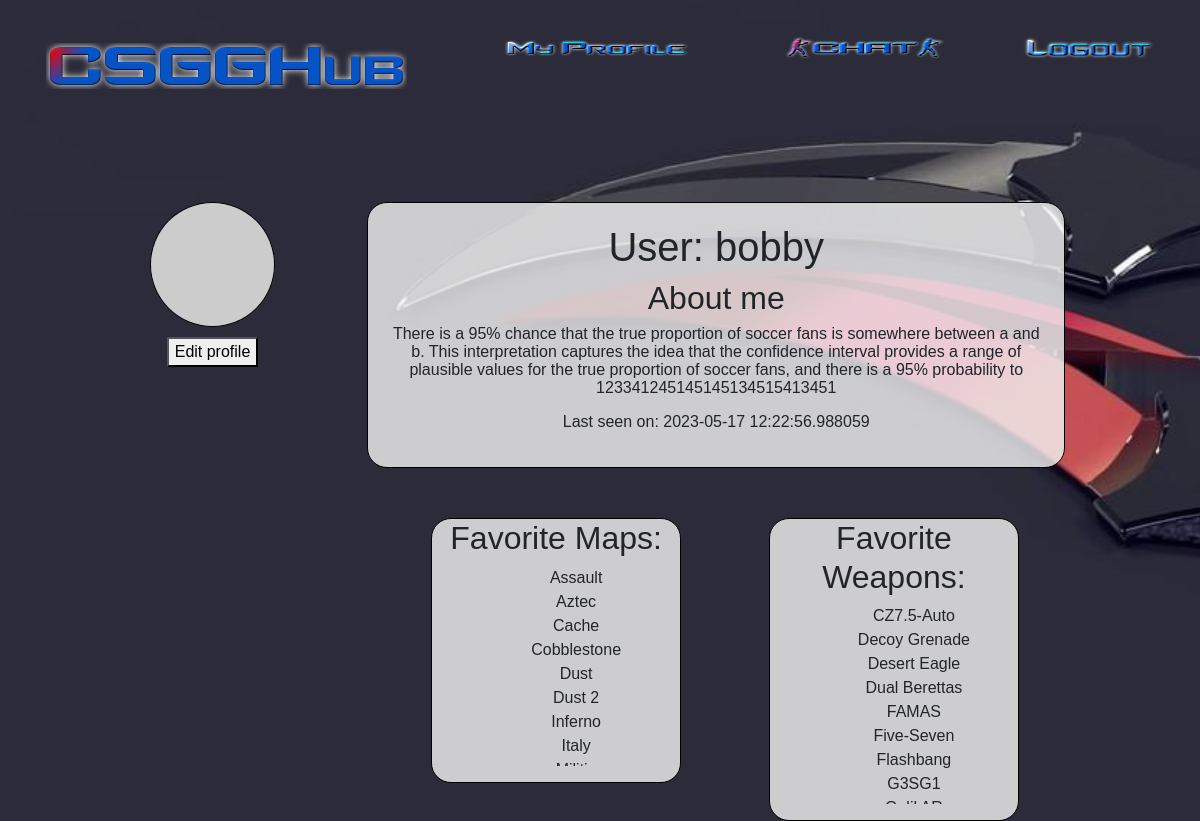
The page /profile/bobby (signed in) on the database as committed earlier.
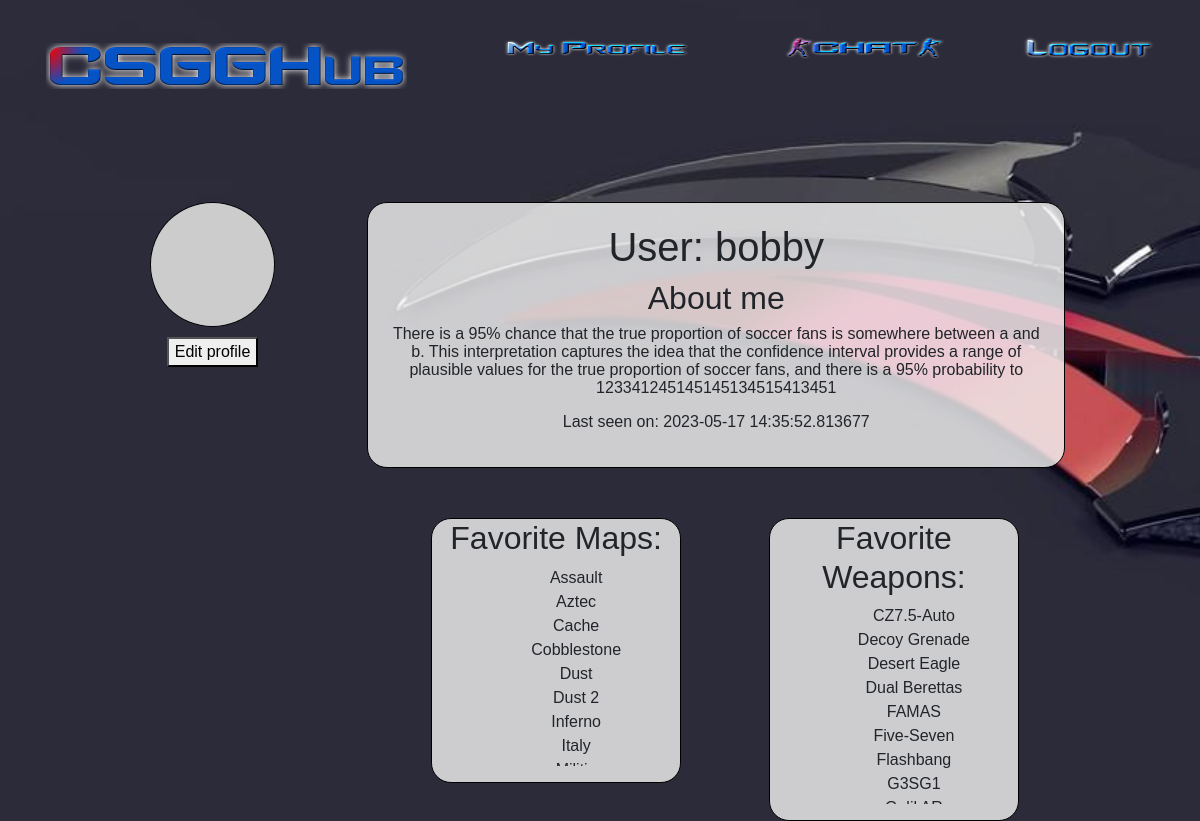
The same page on the database as committed later.
### app/models.py (models this page shows, shortened)
class User(UserMixin, db.Model):
    id = db.Column(db.Integer, primary_key=True)
    username = db.Column(db.String(64), index=True, unique=True)
    email = db.Column(db.String(120), index=True, unique=True)
    password_hash = db.Column(db.String(128))
    rank_id = db.Column(db.Integer, db.ForeignKey('rank.id'))
    private = db.Column(db.Boolean, default=False)
    chat = db.relationship('Chat', backref='author', lazy='dynamic')
    created_rooms = db.relationship('ChatRoom', backref='creator', lazy='dynamic')
    fav_weapons = db.relationship('FavWeapon', backref='user', lazy='dynamic')
    fav_maps = db.relationship('FavMap', backref='user', lazy='dynamic')
    about_me = db.Column(db.String(300))
    last_seen = db.Column(db.DateTime, default=datetime.utcnow)
    def avatar(self, size):
        digest = md5(self.email.lower().encode('utf-8')).hexdigest()
        return 'https://www.gravatar.com/avatar/{}?d=identicon&s={}'.format(
            digest, size)

class FavMap(db.Model):
    id = db.Column(db.Integer, primary_key=True)
    user_id = db.Column(db.Integer, db.ForeignKey('user.id'))
    map_id = db.Column(db.Integer, db.ForeignKey('map.id'))

class Map(db.Model):
    id = db.Column(db.Integer, primary_key=True)
    map_name = db.Column(db.String(64), unique=True)
    map_about = db.Column(db.String(500))
    users = db.relationship('FavMap', backref='map', lazy='dynamic')

class FavWeapon(db.Model):
    id = db.Column(db.Integer, primary_key=True)
    user_id = db.Column(db.Integer, db.ForeignKey('user.id'))
    weapon_id = db.Column(db.Integer, db.ForeignKey('weapon.id'))

class Weapon(db.Model):
    id = db.Column(db.Integer, primary_key=True)
    weapon_name = db.Column(db.String(64), unique=True)
    category = db.Column(db.String(64))
    description = db.Column(db.String(500))
    users = db.relationship('FavWeapon', backref='weapon', lazy='dynamic')

### app/routes.py (the view)
@app.route('/profile/<username>')
@login_required
def profile(username):
    user=User.query.filter_by(username=current_user.username).first_or_404()
    if (current_user.username !=username):
        anotherUser=User.query.filter_by(username=username).first_or_404()
        if anotherUser.private:
            flash(f"User '{username}' has set their profile to private. You have been redirected to your profile")
        else:
            return render_template("profile.html", title='My Profile', user=anotherUser)
    return render_template("profile.html", title='My Profile', user=user)

### app/models.py (called while the page is built)
@login.user_loader
def load_user(id):
    return User.query.get(int(id))

### app/routes.py (called while the page is built)
@app.before_request
def before_request():
    if current_user.is_authenticated:
        current_user.last_seen = datetime.utcnow()
        db.session.commit()

### app/templates/profile.html (shortened to what this page needs)
{% extends "base.html" %}
{% block content %}
    <div class="profileBox col-11">
        <div class="row">
            <div class="col-2">
                <img class= "profileImage" src="{{ user.avatar(128) }}" alt="profileImage">
                {% if current_user == user %}
                <p style="text-align: center;"><a href="{{ url_for('edit_profile') }}"><button>Edit profile</button></a></p>
                {% endif %}
            </div>
            <div class="profileInfo offset-1 col-9">
                <h1>User:  {{user.username }}</h1>
                <h2>About me</h2>
                {% if user.about_me %}
                    <p>{{ user.about_me }}</p>
                {% endif %}
                {% if user.last_seen %}
                    <p>Last seen on: {{ user.last_seen }}</p>
                {% endif %}
            </div>
        </div>
    </div>
    <div class="playerFavs col-10">
        <div class="gunsAndMaps offset-3 col-3">
            <h2>Favorite Maps:</h2>
            <div class="test">
            {% if user.fav_maps %}
                <ul >
                    {% for fav_map in user.fav_maps %}
                        <li>{{ fav_map.map.map_name }}</li>
                    {% endfor %}
                </ul>
            {% endif %}
            </div>
        </div>
        <div class="gunsAndMaps offset-1 col-3">
            <h2>Favorite Weapons:</h2>
            <div class="test">
                {% if user.fav_weapons %}
                <ul >
                    {% for fav_weapon in user.fav_weapons %}
                        <li>{{ fav_weapon.weapon.weapon_name }}</li>
                    {% endfor %}
                </ul>
                {% endif %}
            </div>
        </div>
    </div>
{% endblock %}

### app/templates/base.html (shortened to what this page needs)
<!DOCTYPE html>
<html lang="en">
<head>
    <link rel="stylesheet" href="https://cdn.jsdelivr.net/npm/bootstrap@4.3.1/dist/css/bootstrap.min.css">
    <link rel="stylesheet" href="../static/style.css">
</head>
<body>
    <div>
        <header>
            <nav class="navbar navbar-expand-sm  navigation ">
                {% if current_user.is_anonymous %}
                <a class="navbar-brand" href="{{ url_for('homePage') }}"><img class="logo" src="../static/LogoNav.png" alt="CSSGLogo"></a>
                {% else %}
                <a class="navbar-brand" href="{{ url_for('homePage') }}"><img class="logo" src="../static/Logo2Nav.png" alt="CSSGLogo"></a>
                {% endif %}
                <div class="collapse navbar-collapse pos" >
                    <ul class="navbar-nav">
                        {% if current_user.is_anonymous %}
                        <!-- <li >
                            <a class="col-6"  href="{{ url_for('homePage') }}"><img  src="../static/WelcomeNav.png" alt="Welcome"></span></a>
                        </li> -->
                        <li >
                            <a class="col-6 "  href="{{ url_for('login') }}"><img class="navicons" src="../static/LoginNav.png" alt="Login"></a>
                        </li>
                        <li>
                            <a class="col-6" href="{{ url_for('register') }}"><img class="navicons" src="../static/RegisterNav.png" alt="Register"></a>
                        </li>
                        {% else %}
                        <li>
                            <a class="col-6" href="{{ url_for('profile', username=current_user.username) }}"><img class="navicons" src="../static/ProfileNav.png" alt="My Profile"></a>
                        </li>
                        <li>
                            <a class="col-6" href="{{ url_for('chat') }}"><img class="navicons" src="../static/ChatNav.png" alt="Chat"></a>
                        </li>
                        <li>
                            <a class="col-6" href="{{ url_for('logout') }}"><img class="navicons" src="../static/LogoutNav.png" alt="Logout"></a>
                        </li>
                        {% endif %}
                    </ul>
                </div>
                </nav>
        </header>
    </div>
    {% block content%}
    {% endblock %}
</body>
</html>

### app/static/style.css (style rules this page uses)
.navigation { margin-top: 30px; margin-left: 30px; }
* { font-family: Arial, Helvetica, sans-serif; }
body { background-color: rgb(2, 0, 36); background-color: linear-gradient(90deg, rgba(2, 0, 36, 1) 0%, rgba(9, 9, 121, 1) 35%, rgba(0, 212, 255, 1) 100%); }
.logo { width: 50%; }
.navicons { width: 70%; height: 60%; }
.pos { position: absolute; top: 5px; right: 0; }
.profileBox { height: auto; margin: auto; padding: 0 100px; padding-top: 100px; }
.profileImage { border: solid 1px black; width: 100%; border-radius: 100%; margin-bottom: 10px; }
.profileInfo { border: solid 1px black; background-color: rgba(245, 245, 245,0.8); border-radius: 20px; padding: 20px; font: 1em arial,sans-serif; }
.profileBox>div { text-align: center; }
.playerFavs { margin: auto; padding: 0; text-align: center; }
.gunsAndMaps { background-color: rgba(245, 245, 245,0.8); border: solid 1px black; display: inline-block; vertical-align: top; border-radius: 20px; }
.test ul { max-height: 200px; overflow: auto; text-align: center; list-style: none; }

### app/templates/profile.html (style rules this page uses)
body { background: url('/static/ProfileBg.jpg'), radial-gradient(rgb(50, 22, 175) 0%, rgb(0, 0, 0) 100%); background-repeat: no-repeat; background-size:auto; }

Rows that differ between the two databases and show on the page:
changed User "bobby": last_seen "2023-05-17 12:22:56.988059" → "2023-05-17 14:35:52.813677"
